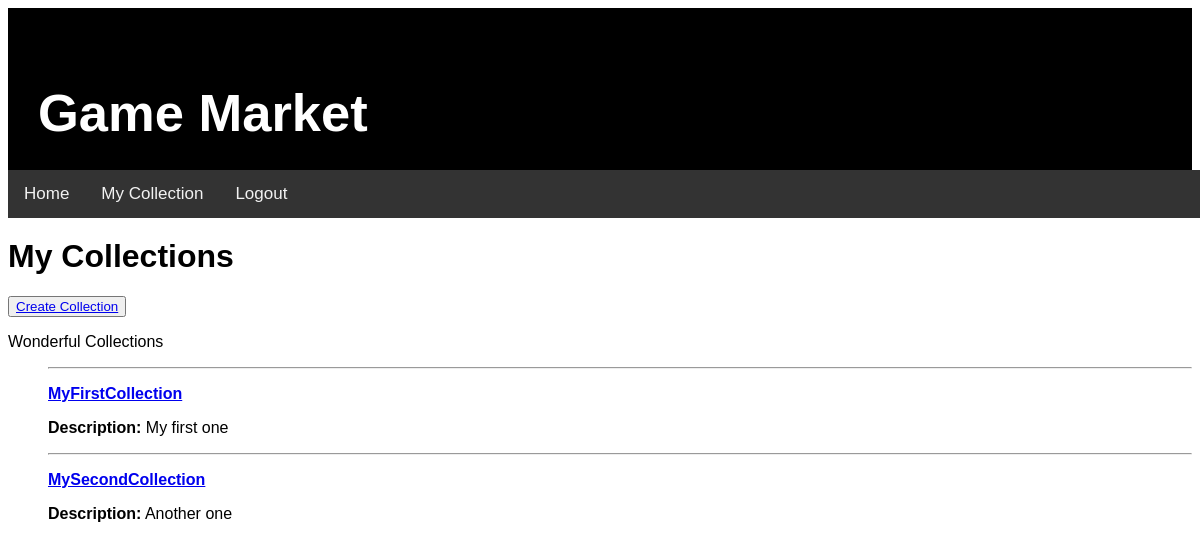
The page /game_catalogue/mycollection/ (signed in) on the database its author committed.
### game_catalogue/models.py (models this page shows, shortened)
class GameCollection(models.Model):
    collection_id = models.UUIDField(primary_key = True,  default = uuid.uuid4,
                                     help_text = "Unique collection identifier Id")
    collection_name = models.CharField(max_length = 200, help_text = 'Name of game collection')
    collection_created_date = models.DateField(null = True, blank = True, default=date.today)
    collection_description = models.TextField(max_length = 2000)
    owner = models.ForeignKey(User, on_delete = models.SET_NULL, null = True, blank = True)
    def get_absolute_url(self):
        return reverse('game-collection-detail', args=[str(self.collection_id)])

### game_catalogue/views.py (the view)
# urls.py: path('mycollection/', views.OwnedGamesByUserListView.as_view(), name='my-collection')
class OwnedGamesByUserListView(LoginRequiredMixin, generic.ListView):
    model = GameCollection
    template_name = 'game_catalogue/gamecollection_list_owned_user.html'
    paginate_by = 10
    def get_queryset(self):
        return GameCollection.objects.filter(owner = self.request.user)

### game_catalogue/templates/game_catalogue/gamecollection_list_owned_user.html
{% extends "base_generic.html" %}
{% block content %}
    <h1>My Collections</h1>
    <button type="button">
        <a href="{% url 'game-collection-create' %}">Create Collection</a>
    </button>
    <p>Wonderful Collections</p>
    {% if gamecollection_list %}
        <ul>
            {% for collection in gamecollection_list %}
                <hr>
                <p><strong><a href="{{ collection.get_absolute_url }}">{{ collection.collection_name }}</a></strong></p>
                <p><strong>Description:</strong> {{ collection.collection_description }}</p>
            {% endfor %}
        </ul>
    {% else %}
        <p>There are no games owned.</p>
    {% endif %}
{% endblock %}

### game_catalogue/static/css/styles.css (style rules this page uses)
* { box-sizing: border-box; }
body { font-family: Arial, Helvetica, sans-serif; background-image: url("https://media.timeout.com/images/105627949/1024/576/image.jpg"); background-repeat: no-repeat; background-size: cover; }

### rows shown on the page
GameCollection: collection_name "MyFirstCollection", collection_description "My first one"
GameCollection: collection_name "MySecondCollection", collection_description "Another one"
